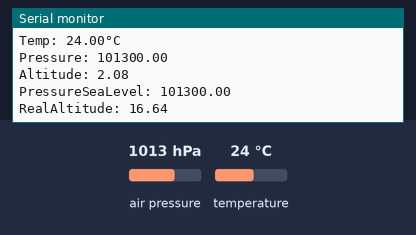
Bench run of a program on a simulated ESP32. Parts: the last lines printed to the serial monitor. The inputs (shaded band) are chosen by the test bench; at power-on: air pressure 1013 hPa, temperature 24 °C.

Above: at 1.2 s.
1.3 s: air pressure set to 952 hPa
At 2.5 s:
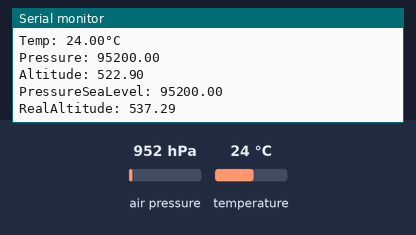
2.8 s: temperature set to 12 °C
4.3 s: air pressure set to 975 hPa
At 6.1 s:
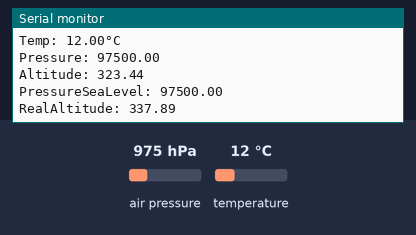
Timing chart, 0 to 7.6 s (numbered marks = the images above; inputs shaded):
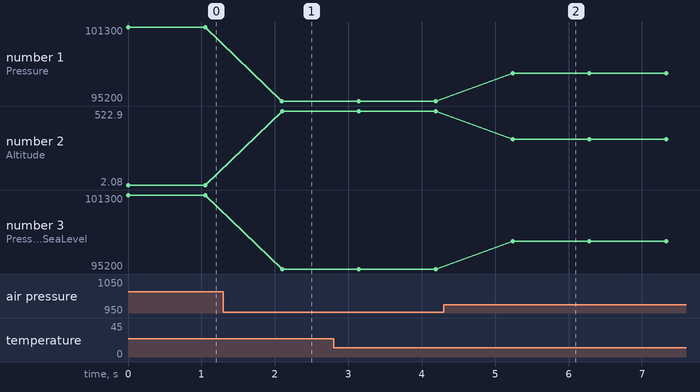

The program:

main.cpp
```cpp
#include <SPI.h>
#include <Wire.h>
#include <Adafruit_BMP085.h>

Adafruit_BMP085 bmp180;

void setup() {
  Serial.begin(9600);
  if (!bmp180.begin()) {
    Serial.println("Could not find a valid BMP085 sensor, check wiring!");

  }
}


void ReadTemperature() {
  float temperatureC = bmp180.readTemperature();
  String TempString = "Temp: " + String(temperatureC, 2) + "°C";
  Serial.println(TempString);
}

void ReadPressure() {
  float Pressure = bmp180.readPressure();
  String PressureString = "Pressure: " + String(Pressure, 2);
  Serial.println(PressureString);
}

void ReadAltitude() {
  float Altitude = bmp180.readAltitude();
  String AltitudeString = "Altitude: " + String(Altitude, 2);
  Serial.println(AltitudeString);
}

void ReadPressureSeaLevel() {
  float PressureSeaLevel = bmp180.readSealevelPressure();
  String PressureSeaLevelString = "PressureSeaLevel: " + String(PressureSeaLevel, 2);
  Serial.println(PressureSeaLevelString);
}

void ReadRealAltitude() {
  float Altitude = bmp180.readAltitude(101500);
  String AltitudeString = "RealAltitude: " + String(Altitude, 2);
  Serial.println(AltitudeString);
}


void loop() {
  ReadTemperature();
  ReadPressure();
  ReadAltitude();
  ReadPressureSeaLevel();
  ReadRealAltitude();
  delay(1000); // Adjust the delay based on your application requirements
}
```

Measured:
- after the input at 1.3 s, the serial monitor: prints a new line after 0.80 s (image 1)
- after the input at 4.3 s, the serial monitor: prints a new line after 0.94 s (image 2)
- plotted number 1: 101300 → 95200 after the input at 1.3 s, 95200 → 97500 after the input at 4.3 s
- plotted number 2: 2.08 → 522.9 after the input at 1.3 s, 522.9 → 323.44 after the input at 4.3 s
- plotted number 3: 101300 → 95200 after the input at 1.3 s, 95200 → 97500 after the input at 4.3 s
